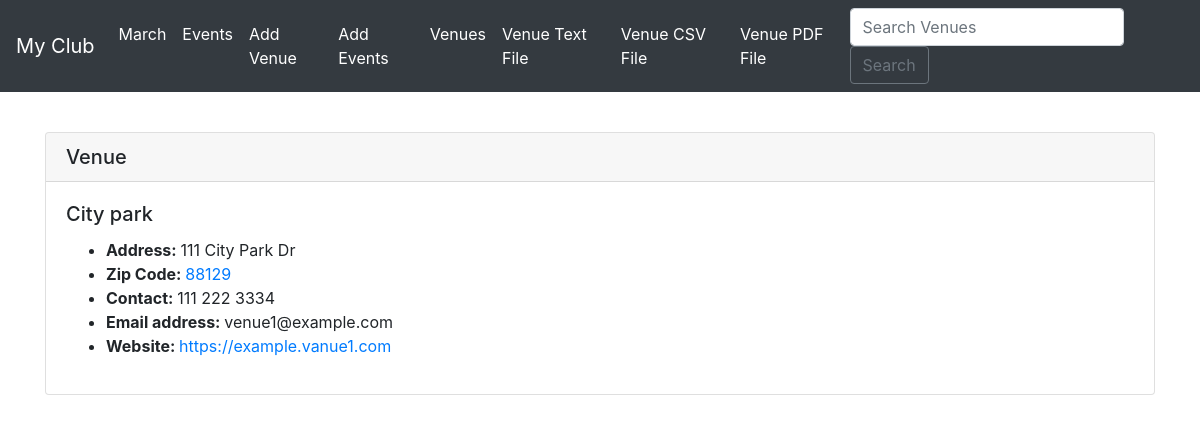
Screenshot of /show-venue/1/ with the database file from the repository.
### events/models.py (models this page shows)
class Venue(models.Model):
    name = models.CharField("Vanue name", max_length=120)
    address = models.CharField(max_length=300)
    zip_code = models.CharField('Zip code', max_length=15)
    phone = models.CharField('Contact Phone', max_length=25, blank=True)
    web = models.URLField('Website Address', blank=True)
    email_address = models.EmailField('Email Address', blank=True)
    def __str__(self):
        return str(self.name)

### events/views.py (the view)
# urls.py: path('show-venue/<venue_id>/', views.show_venue, name='show-venue'),
def show_venue(requet: HttpRequest, venue_id: int):
    venue = Venue.objects.get(pk=venue_id)
    return render(requet, 'events/show_venue.html', {
        'venue': venue
    })

### events/templates/events/show_venue.html
{% extends 'events/base.html' %}
{% block content %}
<div class="card my-3">
    <h5 class="card-header">Venue</h5>
    <div class="card-body">
        <h5 class="card-title">{{ venue }}</h5>
        <ul>
            <li><strong>Address: </strong>{{ venue.address }}</li>
            <li><strong>Zip Code: </strong><a href="">{{ venue.zip_code }}</a></li>
            <li><strong>Contact: </strong>{{ venue.phone }}</li>
            <li><strong>Email address: </strong>{{ venue.email_address }}</li>
            <li><strong>Website:  </strong><a href="{{ venue.web }}">{{ venue.web }}</a></li>
        </ul>
    </div>
</div>
{% endblock %}

### rows the page displays
Venue: name "City park", address "111 City Park Dr", zip_code "88129", phone "111 222 3334", email_address "venue1@example.com", web "https://example.vanue1.com"
